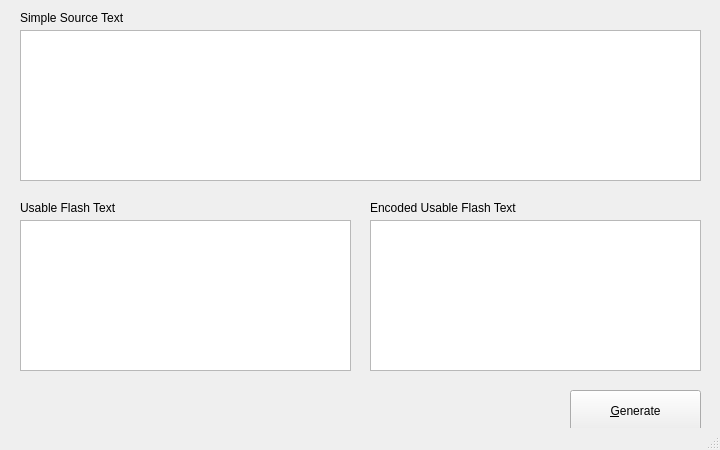
<?xml version="1.0" encoding="UTF-8"?>
<ui version="4.0">
 <class>MainWindow</class>
 <widget class="QMainWindow" name="MainWindow">
  <property name="geometry">
   <rect>
    <x>0</x>
    <y>0</y>
    <width>720</width>
    <height>450</height>
   </rect>
  </property>
  <property name="sizePolicy">
   <sizepolicy hsizetype="Fixed" vsizetype="Fixed">
    <horstretch>0</horstretch>
    <verstretch>0</verstretch>
   </sizepolicy>
  </property>
  <property name="windowTitle">
   <string>GS1 Simple Flash Text Generator</string>
  </property>
  <property name="locale">
   <locale language="Persian" country="Iran"/>
  </property>
  <widget class="QWidget" name="centralWidget">
   <widget class="QLabel" name="lblSource">
    <property name="geometry">
     <rect>
      <x>20</x>
      <y>10</y>
      <width>151</width>
      <height>16</height>
     </rect>
    </property>
    <property name="text">
     <string>Simple Source Text</string>
    </property>
   </widget>
   <widget class="QLabel" name="lblTarget">
    <property name="geometry">
     <rect>
      <x>20</x>
      <y>200</y>
      <width>151</width>
      <height>16</height>
     </rect>
    </property>
    <property name="text">
     <string>Usable Flash Text</string>
    </property>
   </widget>
   <widget class="QLabel" name="lblEncodedTarget">
    <property name="geometry">
     <rect>
      <x>370</x>
      <y>200</y>
      <width>151</width>
      <height>16</height>
     </rect>
    </property>
    <property name="text">
     <string>Encoded Usable Flash Text</string>
    </property>
   </widget>
   <widget class="QPushButton" name="btnGenerate">
    <property name="geometry">
     <rect>
      <x>570</x>
      <y>390</y>
      <width>131</width>
      <height>41</height>
     </rect>
    </property>
    <property name="text">
     <string>&amp;Generate</string>
    </property>
   </widget>
   <widget class="QPlainTextEdit" name="txtSource">
    <property name="geometry">
     <rect>
      <x>20</x>
      <y>30</y>
      <width>681</width>
      <height>151</height>
     </rect>
    </property>
   </widget>
   <widget class="QPlainTextEdit" name="txtTarget">
    <property name="geometry">
     <rect>
      <x>20</x>
      <y>220</y>
      <width>331</width>
      <height>151</height>
     </rect>
    </property>
    <property name="readOnly">
     <bool>true</bool>
    </property>
   </widget>
   <widget class="QPlainTextEdit" name="txtEncodedTarget">
    <property name="geometry">
     <rect>
      <x>370</x>
      <y>220</y>
      <width>331</width>
      <height>151</height>
     </rect>
    </property>
    <property name="readOnly">
     <bool>true</bool>
    </property>
   </widget>
  </widget>
  <widget class="QStatusBar" name="statusBar"/>
 </widget>
 <layoutdefault spacing="6" margin="11"/>
 <tabstops>
  <tabstop>txtSource</tabstop>
  <tabstop>txtTarget</tabstop>
  <tabstop>txtEncodedTarget</tabstop>
  <tabstop>btnGenerate</tabstop>
 </tabstops>
 <resources/>
 <connections/>
</ui>
